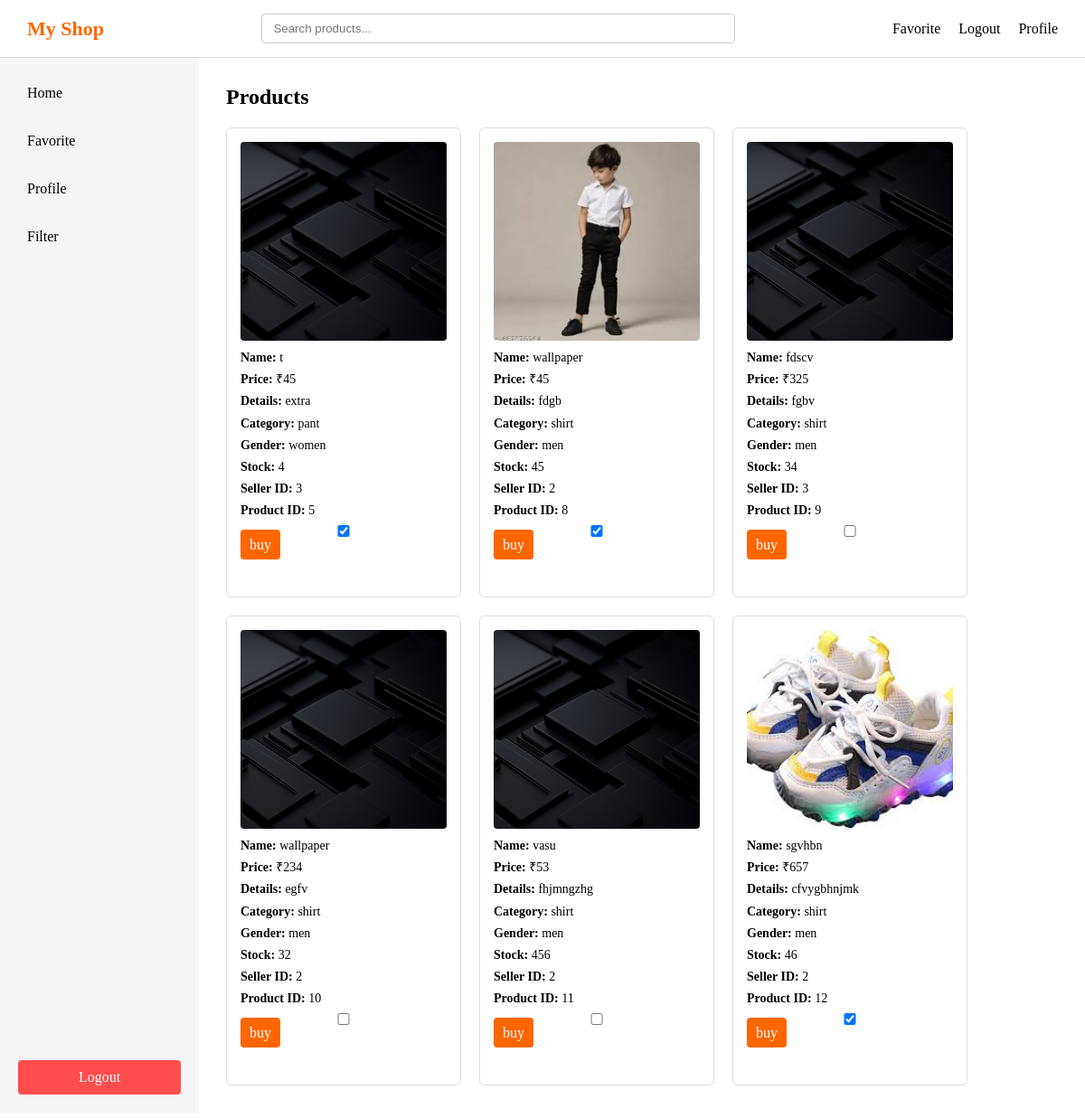
The page /home (signed in) on the database as committed earlier.
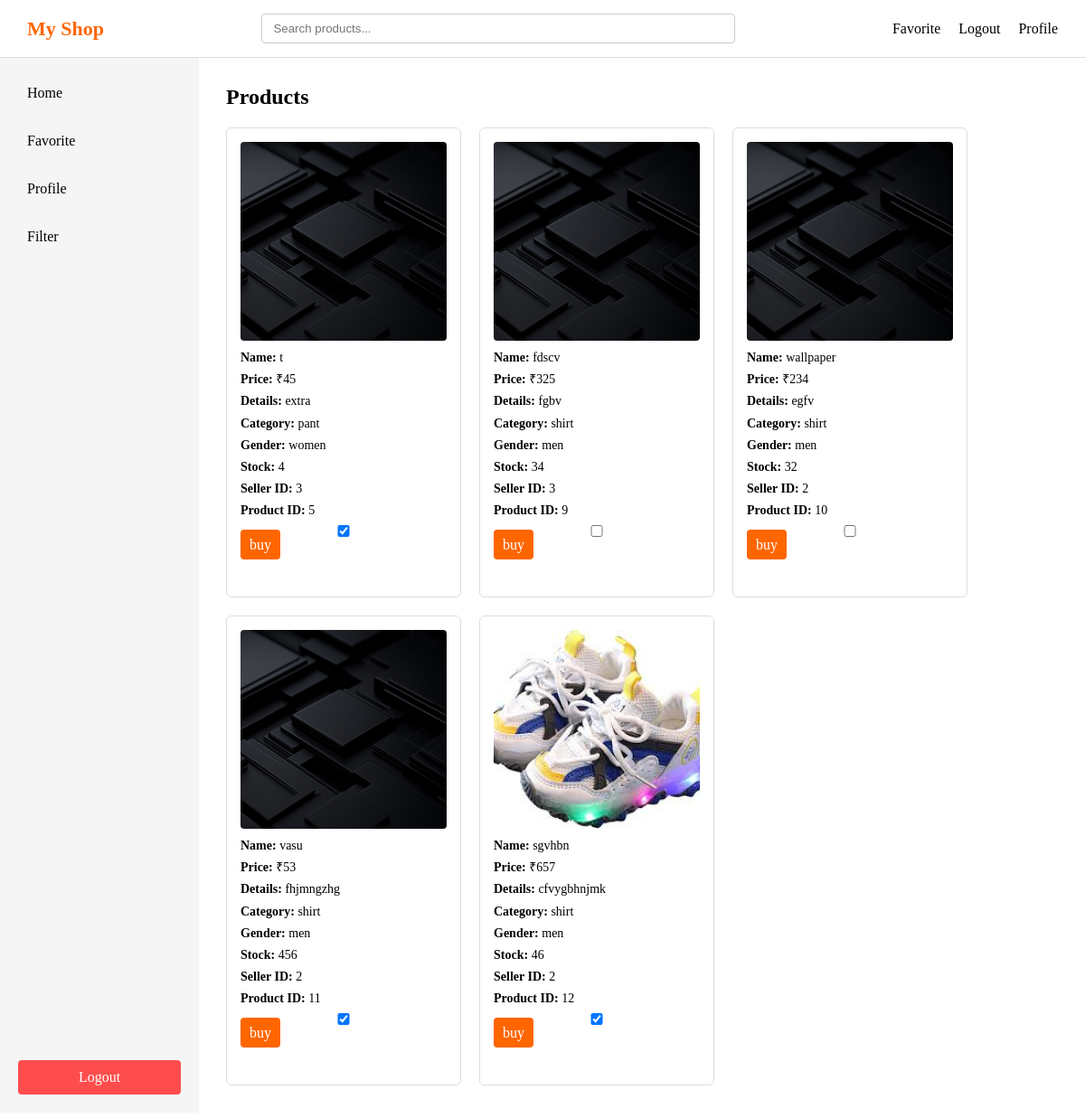
The same page on the database as committed later.
### main.py (models this page shows)
class Product(db.Model):
    id=db.Column(db.Integer, primary_key = True)
    product_name = db.Column(db.String(100))
    product_price= db.Column(db.Integer)
    product_image= db.Column(db.String(200))
    product_details = db.Column(db.Text)
    product_category = db.Column(db.String(100))
    product_gender= db.Column(db.String(20))
    product_stock= db.Column(db.Integer)
    seller_id = db.Column(db.Integer, db.ForeignKey('user.id'))

### main.py (the view)
@app.route('/home')
def home():
    if 'user' not in session:
        return redirect(url_for('login'))
    username = session.get('user')
    user = User.query.filter_by(username= username).first()
    products = Product.query.all()
    liked_products=[]
    liked_products = [
        up.product_id for up in UserProduct.query.filter_by(user_id = user.id).all()
    ]
    return render_template("home.html", user = user , products = products , liked_products = liked_products)

### templates/home.html (shortened to what this page needs)
<!DOCTYPE html>
<html lang="en">
<head>
    <link rel="stylesheet" href="{{ url_for('static', filename='style.css') }}">
</head>
<body>
    <div class="header">
        <div class="logo">My Shop</div>
        <div class="searchbar"  id="searchbar">
            <input type="text" placeholder="Search products..." />
        </div>
        <div class="right">
            <div class="favorite"><a href="/favorite">Favorite</a></div>
            <div class="logout"><a href="/logout">Logout</a></div>
            <div class="profile"><a href="/profile">Profile</a></div>
        </div>
    </div>
    <div class="layout">
        <div class="sidebar">
            <div class="top">
                <div class="home" id="sidebar-home">Home</div>
                <div class="favorite" id="sidebar-favorite">Favorite</div>
                <div class="profile" id="sidebar-profile">Profile</div>
                {% if user.user_type == 's' %}
                <div class="my_product" id="sidebar-myproduct">My Product</div>
                <div class="filter">Filter</div>
                {% else %}
                <div class="filter">Filter</div>
                {% endif %}
            </div>
            <div class="logout" id="sidebar-logout">Logout</div>
        </div>
        <div class="main">
            <h2>Products</h2>
            {% if products %}
            <div class="products">
                {% for product in products %}
                <div class="product-card">
                    <img src="{{ url_for('static', filename='uploads/' + product.product_image) }}">
                    <p><strong>Name:</strong> {{ product.product_name }}</p>
                    <p><strong>Price:</strong> ₹{{ product.product_price }}</p>
                    <p><strong>Details:</strong> {{ product.product_details }}</p>
                    <p><strong>Category:</strong> {{ product.product_category }}</p>
                    <p><strong>Gender:</strong> {{ product.product_gender }}</p>
                    <p><strong>Stock:</strong> {{ product.product_stock }}</p>
                    <p><strong>Seller ID:</strong> {{ product.seller_id }}</p>
                    <p><strong>Product ID:</strong> {{ product.id }}</p>
                    <input type="checkbox" class="like-checkbox" data-product-id="{{ product.id }}"
                    {% if product.id in liked_products %}
                        checked
                    {% endif %}>
                    <div class="buybutton">
                        <a href="{{ url_for('buyButton', product_id=product.id) }}">buy</a>
                    </div>
                </div>
                {% endfor %}
            </div>
            {% endif %}
        </div>
    </div>
</body>
</html>

### static/style.css (style rules this page uses)
* { margin: 0; padding: 0; box-sizing: border-box; }
.header { display: flex; align-items: center; justify-content: space-between; padding: 15px 30px; background-color: #ffffff; border-bottom: 1px solid #ddd; width: 100%; }
.logo { font-size: 22px; font-weight: bold; color: #ff6600; white-space: nowrap; }
.searchbar { flex: 1; display: flex; justify-content: center; }
.searchbar input { width: 60%; min-width: 250px; padding: 8px 12px; border: 1px solid #ccc; border-radius: 4px; }
.right { display: flex; align-items: center; gap: 20px; white-space: nowrap; }
.right a, .right div { text-decoration: none; color: #000; cursor: pointer; font-weight: 500; }
.layout { display: flex; height: calc(100vh - 70px); }
.sidebar { width: 220px; height: 100%; background-color: #f5f5f5; padding: 20px; display: flex; flex-direction: column; }
.sidebar .top { flex: 1; overflow-y: auto; display: flex; flex-direction: column; gap: 15px; }
.sidebar .top div { padding: 10px; cursor: pointer; border-radius: 4px; }
.sidebar .logout { padding: 10px; background-color: #ff4d4d; color: white; text-align: center; border-radius: 4px; cursor: pointer; flex-shrink: 0; }
.main { flex: 1; padding: 30px; background-color: #ffffff; overflow-y: auto; }
.products { display: grid; grid-template-columns: repeat(auto-fill, 260px); gap: 20px; margin-top: 20px; }
.products > div { width: 260px; height: 520px; border: 1px solid #ddd; border-radius: 6px; padding: 15px; background-color: #fff; display: flex; flex-direction: column; overflow: hidden; }
.products img { width: 100%; height: 220px; object-fit: cover; border-radius: 4px; margin-bottom: 10px; }
.products p { font-size: 14px; margin-bottom: 6px; line-height: 1.3; }
.buybutton a, .products button { margin-top: auto; padding: 8px 10px; border-radius: 4px; text-align: center; background-color: #ff6600; color: white; text-decoration: none; border: none; cursor: pointer; }

Rows that differ between the two databases and show on the page:
removed Product: product_image (picture), product_name "wallpaper", product_price "45", product_details "fdgb", product_category "shirt", product_gender "men", product_stock "45", seller_id "2", id "8", id "☑"
computed for Product "vasu": id "☐" → "☑"
